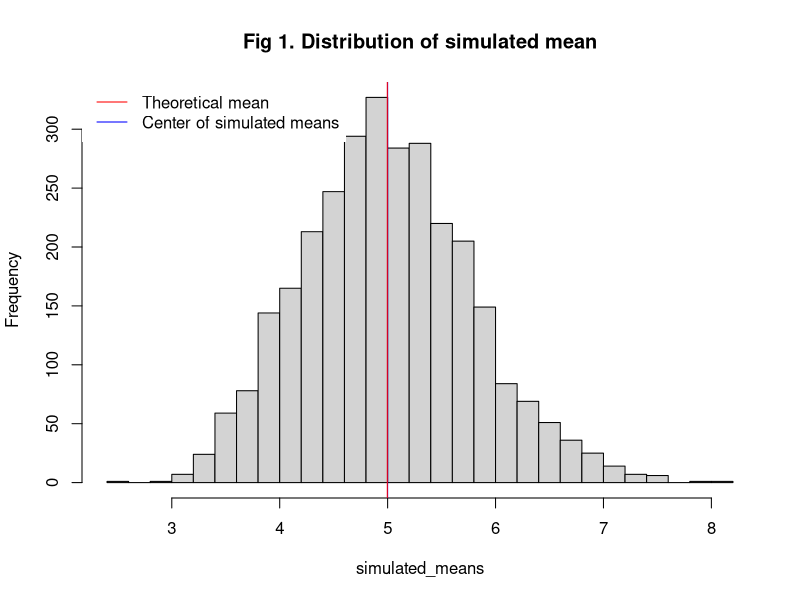
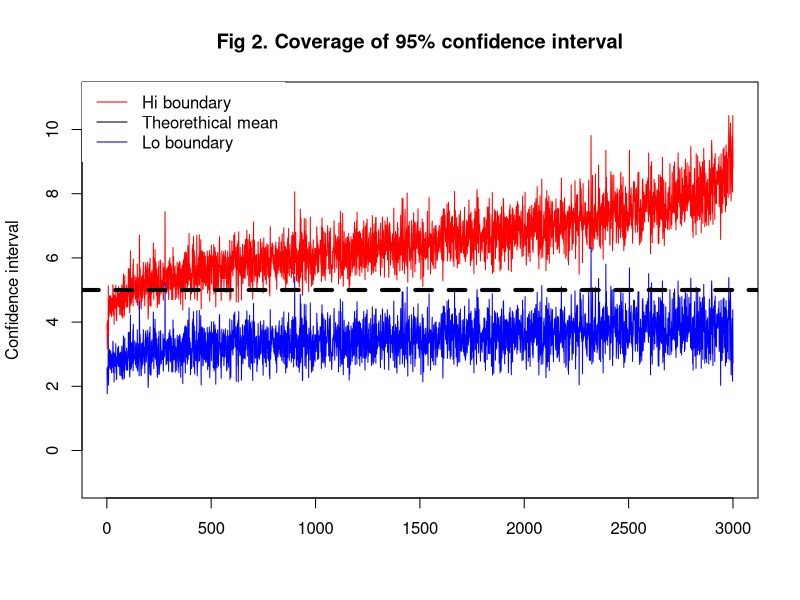

Reproduce these figures in R, in order.
## ---- chunk 1
N = 40 # number of exponential
lambda = 0.2
n_repetitions = 3000
theoretical_mean = 1/lambda
theoretical_sd = 1/lambda

simulations = replicate(n_repetitions,rexp(N,lambda))
simulated_means = apply(simulations,2,mean) # distribution of the mean of 40 exponentials 

## ---- chunk 2
center_of_simulated_means = mean(simulated_means)
cat("Theoretical mean:", theoretical_mean,  "\nCenter of simulated means:", center_of_simulated_means)

theoretical_sd_for_sim_means = theoretical_sd/sqrt(N)
real_sd_simulated_means = sd(simulated_means)

cat("Theoretical S.D. of simulated means:", theoretical_sd_for_sim_means,  "\nReal S.D. of simulated means:", real_sd_simulated_means)
## ---- chunk 3
shapiro.test(simulated_means)
shapiro.test(log(simulated_means))

## ---- chunk 4
lo_ci = simulated_means -1*qnorm(0.975)*apply(simulations,2,sd)/sqrt(N) 
hi_ci = simulated_means +1*qnorm(0.975)*apply(simulations,2,sd)/sqrt(N) 
coverage = mean(theoretical_mean>lo_ci & theoretical_mean<hi_ci)

cat("Coverage of 95% confidence interval:",coverage)
## ---- chunk 5
hist(simulated_means, breaks=20, main="Fig 1. Distribution of simulated mean")
abline(v = theoretical_mean, col="blue")
abline(v = center_of_simulated_means, col="red")
legend("topleft", legend = c("Theoretical mean","Center of simulated means"), lty = 1, col = c("red","blue"),box.lty = 0)

## ---- chunk 6
rang = hi_ci - lo_ci
a1= hi_ci[order(rang)]
a2= lo_ci[order(rang)]
plot(a1, ylab="Confidence interval",xlab="", ylim=c(-1,11),type="l",main="Fig 2. Coverage of 95% confidence interval",col="red")
lines(seq_along(lo_ci),a2,col="blue")
abline(h = theoretical_mean, col="black",lty=2,lwd=4)

legend("topleft", legend = c("Hi boundary","Theorethical mean","Lo boundary"), lty = 1, col = c("red","black","blue"),box.lty = 0)

